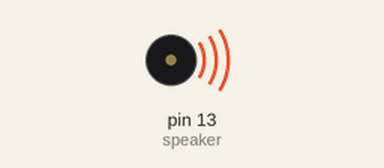
A sketch run on a simulated Arduino Uno, built with avr-gcc and run on an emulated ATmega328P. Shown: buzzer (waves = sounding).

Above: at 0.2 s.
Timing chart, 0 to 5.8 s (numbered marks = the images above):
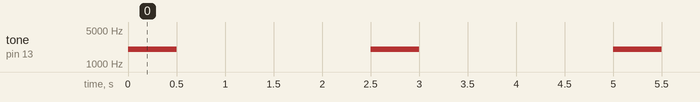

The sketch:

speaktest.ino
```cpp
const int speaker=13;
void setup()
{}
void loop()
{
  for(int i = 0;i<10;i++)
  {
    tone(speaker,2000);
    delay(50);
  }
  noTone(speaker);
  delay(2000);

}
```

Measured:
- by itself, tone on pin 13 (speaker): alternates 2000 Hz for 0.50 s and silent for 2.0 s
